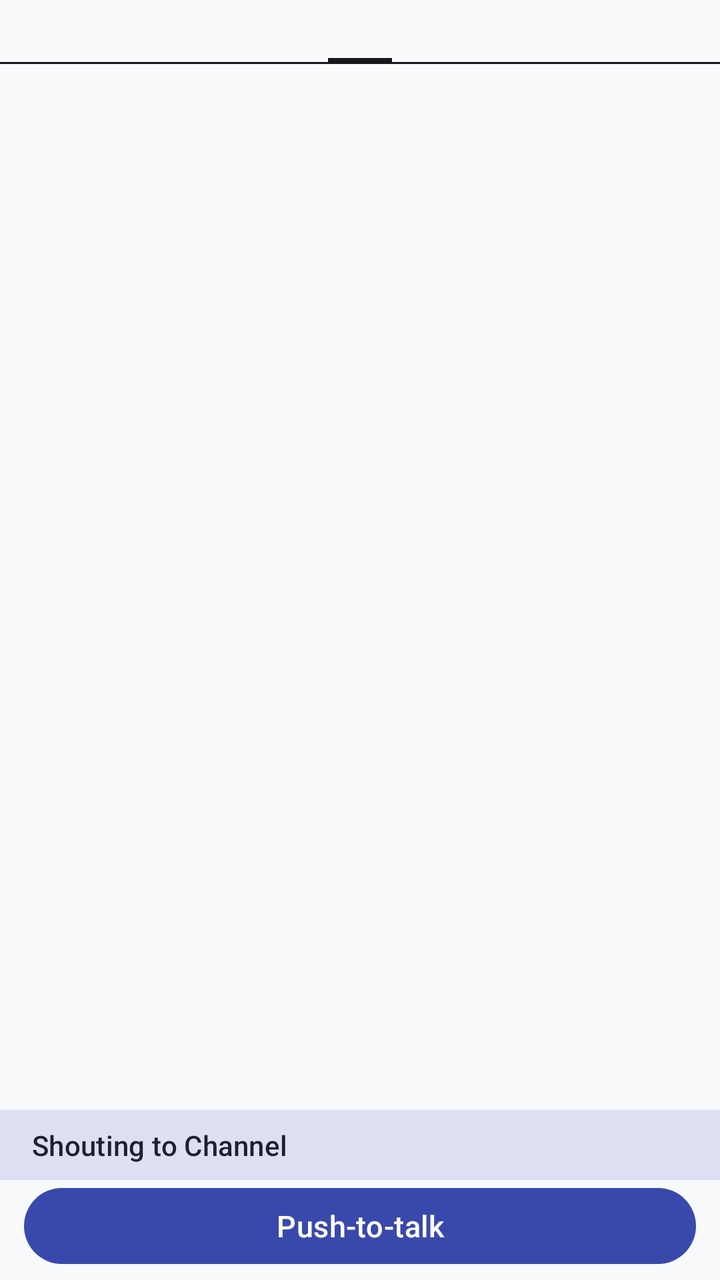
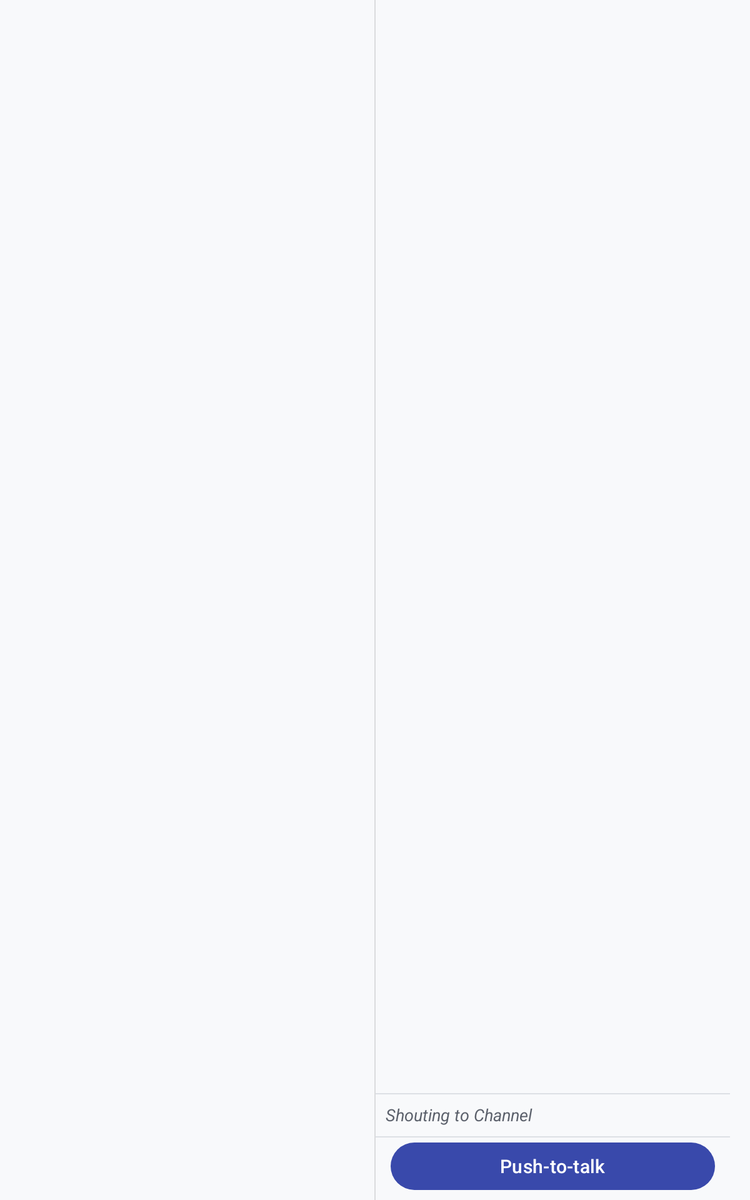

Compare how this app lays out the same screen by default and in its alternative resource folder. The renders come first, then the two layout files and the values they reference.
<!-- AndroidManifest.xml: application theme Theme.Mumla -->
<!-- res/layout/fragment_channel.xml -->
<LinearLayout xmlns:android="http://schemas.android.com/apk/res/android"
    xmlns:app="http://schemas.android.com/apk/res-auto"
    xmlns:tools="http://schemas.android.com/tools"
    android:id="@+id/channelcontainer"
    android:layout_width="match_parent"
    android:layout_height="match_parent"
    android:orientation="vertical">

    <androidx.viewpager.widget.ViewPager
        android:id="@+id/channel_view_pager"
        android:layout_width="match_parent"
        android:layout_height="0dp"
        android:layout_weight="1">
        <androidx.viewpager.widget.PagerTabStrip
            android:id="@+id/channel_tab_strip"
            android:layout_width="match_parent"
            android:layout_height="wrap_content"
            android:layout_gravity="top"/>
    </androidx.viewpager.widget.ViewPager>

    
    <FrameLayout
        android:id="@+id/target_panel"
        android:layout_width="match_parent"
        android:layout_height="wrap_content"
        android:background="?attr/colorSecondaryContainer">

        <TextView
            android:id="@+id/target_panel_warning"
            android:layout_width="match_parent"
            android:layout_height="match_parent"
            android:gravity="start|center_vertical"
            android:paddingStart="16dp"
            android:paddingTop="8dp"
            android:paddingEnd="48dp"
            android:paddingBottom="8dp"
            android:singleLine="true"
            android:text="Shouting to Channel"
            android:textAppearance="?attr/textAppearanceLabelLarge"
            android:textColor="?attr/colorOnSecondaryContainer" />

        <ImageView
            android:id="@+id/target_panel_cancel"
            android:layout_width="48dp"
            android:layout_height="match_parent"
            android:layout_gravity="center_vertical|end"
            android:background="?attr/selectableItemBackgroundBorderless"
            android:padding="12dp"
            app:srcCompat="@drawable/ic_action_delete_dark"
            app:tint="?attr/colorOnSecondaryContainer" />

    </FrameLayout>

    
    <LinearLayout
        android:id="@+id/pushtotalk_view"
        android:layout_width="match_parent"
        android:layout_height="wrap_content"
        android:gravity="center_horizontal"
        android:orientation="vertical">

        <com.google.android.material.button.MaterialButton
            android:id="@+id/pushtotalk"
            style="@style/Widget.Funk.PttBar"
            android:layout_width="match_parent"
            android:layout_height="50dp"
            android:text="@string/ptt" />
    </LinearLayout>

</LinearLayout>
<!-- resources referenced by this layout -->
<resources>
  <string name="ptt">Push-to-talk</string>
  <color name="ui_on_accent_fill">#FFFFFF</color>
  <color name="ui_surface">#F8F9FB</color>
  <color name="ui_on_surface">#16181D</color>
  <color name="ui_surface_highest">#E1E3E8</color>
  <color name="ui_on_surface_muted">#5C616C</color>
  <color name="ui_surface_lowest">#FFFFFF</color>
  <color name="ui_surface_low">#F2F3F6</color>
  <color name="ui_surface_container">#EDEEF2</color>
  <color name="ui_surface_high">#E7E9ED</color>
  <color name="ui_outline">#8B909A</color>
  <color name="ui_hairline">#DDE0E5</color>
  <color name="ui_inverse_surface">#23262D</color>
  <color name="ui_inverse_on_surface">#F2F3F5</color>
  <color name="ui_inverse_primary">#9FA8DA</color>
  <color name="ui_primary">#3949AB</color>
  <color name="ui_on_primary">#FFFFFF</color>
  <color name="ui_primary_container">#DFE2F6</color>
  <color name="ui_on_primary_container">#1A237E</color>
  <color name="ui_secondary">#545A70</color>
  <color name="ui_on_secondary">#FFFFFF</color>
  <color name="ui_secondary_container">#DCE0F2</color>
  <color name="ui_on_secondary_container">#1D2033</color>
  <color name="ui_error">#C62828</color>
  <color name="ui_on_error">#FFFFFF</color>
  <color name="ui_error_container">#FCE4E4</color>
  <color name="ui_on_error_container">#5F1212</color>
  <!-- from res/values-v23/ -->
  <color name="ui_status_bar">@color/ui_surface</color>
  <style name="ShapeAppearance.Funk.Corner.Small" parent="">
          <item name="cornerFamily">rounded</item>
          <item name="cornerSize">12dp</item>
      </style>
  <style name="ShapeAppearance.Funk.Corner.Medium" parent="">
          <item name="cornerFamily">rounded</item>
          <item name="cornerSize">16dp</item>
      </style>
  <style name="ShapeAppearance.Funk.Corner.Large" parent="">
          <item name="cornerFamily">rounded</item>
          <item name="cornerSize">24dp</item>
      </style>
  <style name="ShapeAppearance.Funk.Corner.ExtraLarge" parent="">
          <item name="cornerFamily">rounded</item>
          <item name="cornerSize">32dp</item>
      </style>
  <style name="TextAppearance.Funk.Headline" parent="TextAppearance.Material3.HeadlineSmall">
          <item name="android:fontFamily">sans-serif-medium</item>
          <item name="fontFamily">sans-serif-medium</item>
      </style>
  <style name="Widget.Funk.Button.Outlined" parent="Widget.Material3.Button.OutlinedButton">
          <item name="android:stateListAnimator">@animator/funk_press</item>
      </style>
  <style name="Widget.Funk.Button.Tonal" parent="Widget.Material3.Button.TonalButton">
          <item name="android:stateListAnimator">@animator/funk_press</item>
      </style>
  <style name="Widget.Funk.Button.Text" parent="Widget.Material3.Button.TextButton">
          <item name="android:stateListAnimator">@animator/funk_press</item>
      </style>
  <style name="Widget.Funk.Switch" parent="Widget.Material3.CompoundButton.MaterialSwitch" />
  <style name="App.Widget.ActionMode" parent="Widget.Material3.ActionMode">
          <item name="background">?attr/colorSurfaceContainerHigh</item>
      </style>
  <color name="ui_accent_fill">#3949AB</color>
  <style name="ShapeAppearance.Funk.Pill" parent="">
          <item name="cornerFamily">rounded</item>
          <item name="cornerSize">50%</item>
      </style>
  <color name="ui_ripple">#1F16181D</color>
  <style name="MaterialAlertDialog.Funk" parent="MaterialAlertDialog.Material3">
          <item name="backgroundTint">@color/ui_dialog</item>
      </style>
  <style name="MaterialAlertDialog.Funk.Title.Text" parent="MaterialAlertDialog.Material3.Title.Text">
          <item name="android:textAppearance">@style/TextAppearance.Funk.DialogTitle</item>
      </style>
  <style name="Preference.SwitchPreferenceCompat.Funk" parent="Preference.SwitchPreferenceCompat.Material">
          <item name="widgetLayout">@layout/preference_widget_funk_switch</item>
      </style>
  <color name="ui_dialog">#FFFFFF</color>
  <!-- some entries are left out for length -->
</resources>
<!-- res/layout-sw600dp/fragment_channel.xml (the repository's variant of the layout above) -->
<!-- drawn on a 7-inch tablet held upright -->
<?xml version="1.0" encoding="utf-8"?>
<LinearLayout xmlns:android="http://schemas.android.com/apk/res/android"
    xmlns:app="http://schemas.android.com/apk/res-auto"
    xmlns:tools="http://schemas.android.com/tools"
    android:layout_width="match_parent"
    android:layout_height="match_parent"
    android:layout_marginLeft="16dp"
    android:layout_marginRight="16dp"
    android:divider="?attr/dividerHorizontal"
    android:orientation="horizontal"
    android:showDividers="middle">

    <LinearLayout
        android:id="@+id/left_split"
        android:layout_width="0dp"
        android:layout_height="match_parent"
        android:layout_weight="1" >

        <FrameLayout
            android:id="@+id/chat_fragment"
            android:layout_width="match_parent"
            android:layout_height="match_parent" />
    </LinearLayout>

    <LinearLayout
        android:id="@+id/right_split"
        android:layout_width="0dp"
        android:layout_height="match_parent"
        android:layout_weight="1"
        android:orientation="vertical" >

        <FrameLayout
            android:id="@+id/list_fragment"
            android:layout_width="match_parent"
            android:layout_height="0dp"
            android:layout_weight="1" />


        <FrameLayout
            android:id="@+id/target_panel"
            android:layout_width="match_parent"
            android:layout_height="wrap_content">

            <View
                android:layout_width="match_parent"
                android:layout_height="1dp"
                android:background="?attr/colorOutlineVariant"
                android:layout_gravity="top"/>

            <TextView
                android:id="@+id/target_panel_warning"
                android:layout_width="match_parent"
                android:layout_height="match_parent"
                android:text="Shouting to Channel"
                android:textSize="6pt"
                android:textColor="?attr/colorOnSurfaceVariant"
                android:singleLine="true"
                android:gravity="left|center_vertical"
                android:textStyle="italic"
                android:padding="8dp"/>

            <ImageView
                android:id="@+id/target_panel_cancel"
                android:layout_width="24dp"
                android:layout_height="match_parent"
                app:srcCompat="@drawable/ic_action_delete_dark"
                app:tint="?attr/colorOnSurfaceVariant"
                android:layout_gravity="center_vertical|end"
                android:background="?attr/selectableItemBackgroundBorderless"/>

        </FrameLayout>

        <LinearLayout
            android:id="@+id/pushtotalk_view"
            android:layout_width="match_parent"
            android:layout_height="51dp"
            android:gravity="center_horizontal"
            android:orientation="vertical" >


            <View
                android:layout_width="match_parent"
                android:layout_height="1dp"
                android:background="?attr/colorOutlineVariant" />

            <com.google.android.material.button.MaterialButton
                android:id="@+id/pushtotalk"
                style="@style/Widget.Funk.PttBar"
                android:layout_width="match_parent"
                android:layout_height="match_parent"
                android:text="@string/ptt" />
        </LinearLayout>
    </LinearLayout>

</LinearLayout>
